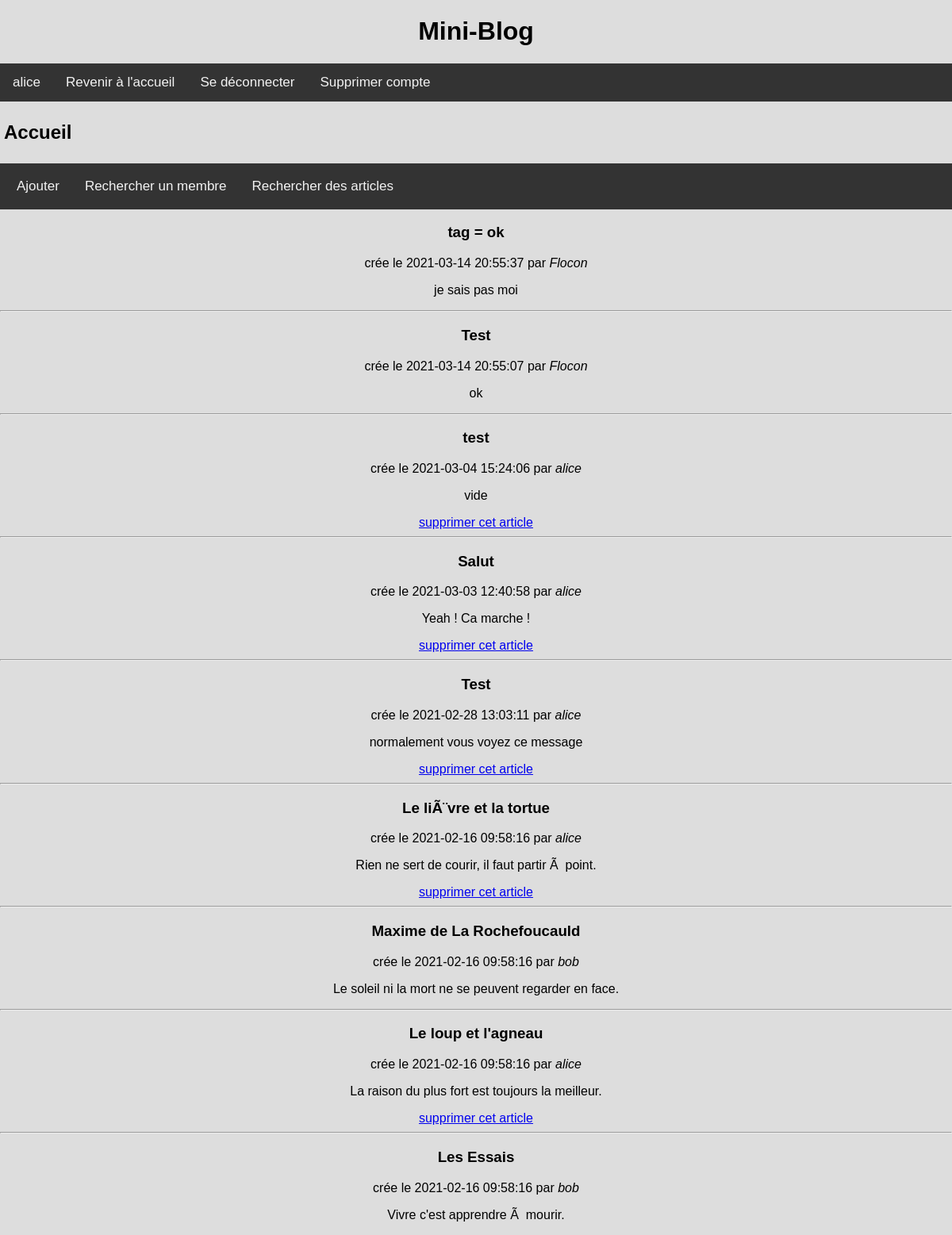
The page / (signed in) on the database its author committed.
### tables this page shows
CREATE TABLE articles ( -- post
  id        INTEGER     PRIMARY KEY AUTOINCREMENT,
  auteur_id INTEGER     NOT NULL REFERENCES membres (id),
  cree_le   TIMESTAMP   NOT NULL DEFAULT CURRENT_TIMESTAMP,
  titre     VARCHAR(50) NOT NULL,
  contenu   TEXT        NOT NULL
);

CREATE TABLE membres ( -- user
  id    INTEGER         PRIMARY KEY AUTOINCREMENT,
  login VARCHAR(20)     UNIQUE NOT NULL,
  mdp   VARCHAR(100)    NOT NULL
);

### app.py (the view)
@app.route('/', methods=["GET", "POST"])
def accueil():
    return render_template('accueil.html', articles=db.recuperer_articles())

### outils/data_base.py (called while the page is built)
    def recuperer_articles(self):  # renvoie une liste de tuples
        self.conn = sql.connect(self.dir)
        with self.conn as c:
            curs = c.execute(
                """SELECT articles.id AS id_article, login, cree_le, titre, contenu
                    FROM membres JOIN articles
                    ON membres.id = articles.auteur_id
                    ORDER BY articles.cree_le DESC
                """
            )
            return curs.fetchall()

### templates/accueil.html
{% extends 'base.html' %}
{% block entete %}
<link href="static/accueil.css" rel="stylesheet">
  <h1 style="padding:5px">
    {% block titre %}Accueil{% endblock %}
  </h1>
  {% if 'mbrid' in session %}
    <div class="navbar" style="padding: 5px">
      <a class="action" href="{{ url_for('ajouter') }}">Ajouter</a>
      <a class="action" href="{{ url_for('recherche_membre') }}">Rechercher un membre</a>
      <a class="action" href="{{ url_for('recherche_tags') }}">Rechercher des articles</a>
    </div>
  {% endif %}
{% endblock %}
{% block contenu %}
    {% for article_id, login, cree_le, titre, contenu in articles %}
        <center><article>
          <head>
            <h1>{{ titre }}</h1>
            <aside>
              crée le {{ cree_le }} par <em>{{ login }}</em>
            </aside>
          </head>
          <p class="contenu">{{ contenu }}</p>
          {% if 'login' in session and session['login'] == login %}
            <a href="{{ url_for('supprimer', id=article_id) }}">supprimer cet article</a>
          {% endif %}
          {% if not loop.last %}
          <hr/>
          {% endif %}
        </article></center>
    {% endfor %}
{% endblock %}

### static/head.css (style rules this page uses)
body { margin: 0; padding: 0; font-family: Arial, Helvetica, sans-serif; background-color: #333 }

### static/accueil.css (style rules this page uses)
body { margin: 0; padding: 0; font-family: Arial, Helvetica, sans-serif; background-color: #333; }
.navbar { overflow: hidden; background-color: #333; }
.navbar a { float: left; color: #f2f2f2; text-align: center; padding: 14px 16px; text-decoration: none; font-size: 17px; }

### rows shown on the page
articles: titre "tag = ok", cree_le "2021-03-14 20:55:37", login "Flocon", contenu "je sais pas moi"
articles: titre "Test", cree_le "2021-03-14 20:55:07", login "Flocon", contenu "ok"
articles: titre "test", cree_le "2021-03-04 15:24:06", login "alice", contenu "vide"
articles: titre "Salut", cree_le "2021-03-03 12:40:58", login "alice", contenu "Yeah ! Ca marche !"
articles: titre "Test", cree_le "2021-02-28 13:03:11", login "alice", contenu "normalement vous voyez ce message"
articles: titre "Le liÃ¨vre et la tortue", cree_le "2021-02-16 09:58:16", login "alice", contenu "Rien ne sert de courir, il faut partir Ã point."
articles: titre "Maxime de La Rochefoucauld", cree_le "2021-02-16 09:58:16", login "bob", contenu "Le soleil ni la mort ne se peuvent regarder en face."
articles: titre "Le loup et l'agneau", cree_le "2021-02-16 09:58:16", login "alice", contenu "La raison du plus fort est toujours la meilleur."
articles: titre "Les Essais", cree_le "2021-02-16 09:58:16", login "bob", contenu "Vivre c'est apprendre Ã mourir."

### other values the page prints
{{ session['login'] }} "alice"
